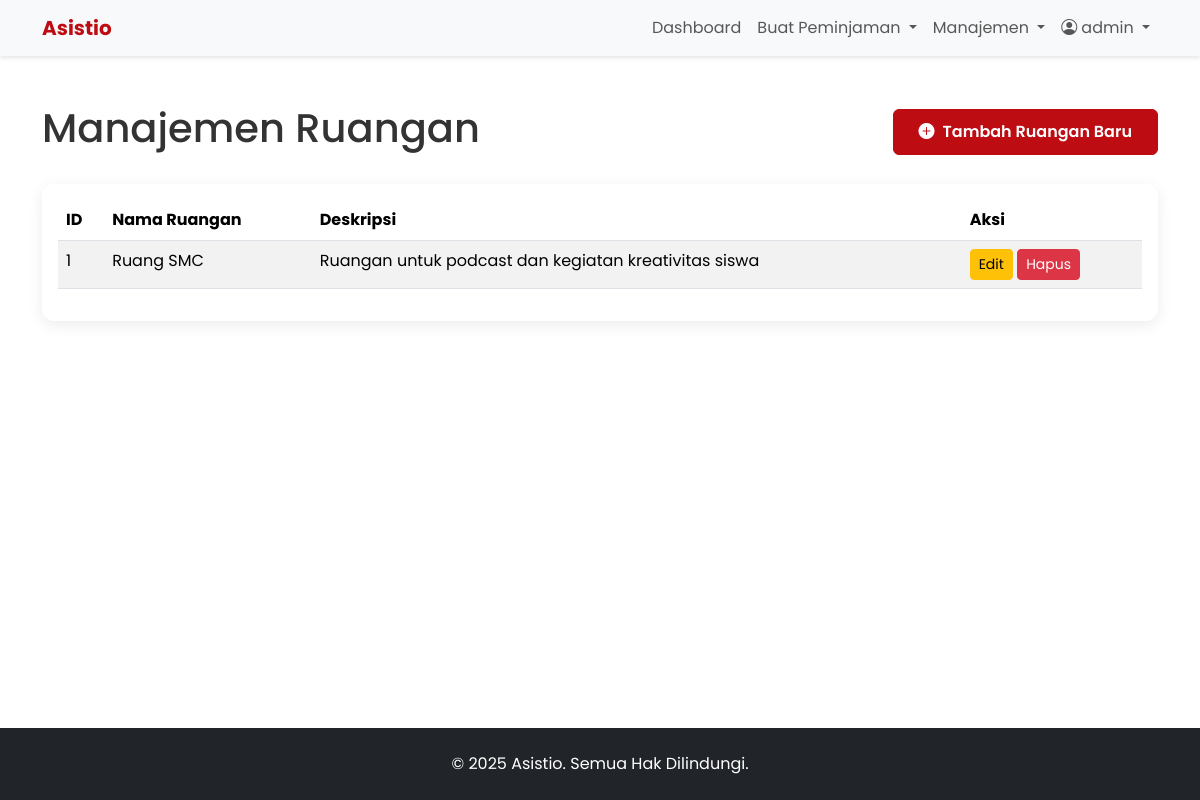
The app's page /ruangan (signed in) with its own data.
### models.py (models this page shows)
class User(db.Model, UserMixin):
    id = db.Column(db.Integer, primary_key=True)
    nama = db.Column(db.String(100), nullable=False)
    username = db.Column(db.String(80), unique=True, nullable=False)
    password = db.Column(db.String(200), nullable=False)
    role = db.Column(db.String(20), nullable=False, default='siswa')
    peminjaman = db.relationship('Peminjaman', backref='peminjam', lazy=True)

class Ruangan(db.Model):
    id = db.Column(db.Integer, primary_key=True)
    nama_ruangan = db.Column(db.String(150), nullable=False)
    deskripsi = db.Column(db.Text, nullable=True)

### app.py (the view)
@app.route('/ruangan', methods=['GET', 'POST'])
@login_required
@role_required('guru')
def ruangan():
    if request.method == 'POST':
        ruangan_baru = Ruangan(nama_ruangan=request.form.get('nama_ruangan'), deskripsi=request.form.get('deskripsi'))
        db.session.add(ruangan_baru)
        db.session.commit()
        flash('Ruangan berhasil ditambahkan!', 'success')
        return redirect(url_for('ruangan'))
    return render_template('ruangan.html', list_ruangan=Ruangan.query.all())

### app.py (called while the page is built)
@login_manager.user_loader
def load_user(user_id):
    return db.session.get(User, int(user_id))

def role_required(role):
    def decorator(f):
        @wraps(f)
        def decorated_function(*args, **kwargs):
            if not current_user.is_authenticated or current_user.role != role:
                flash('Anda tidak memiliki izin untuk mengakses halaman ini.', 'danger')
                return redirect(url_for('dashboard'))
            return f(*args, **kwargs)
        return decorated_function
    return decorator

### templates/ruangan.html (shortened to what this page needs)
{% extends 'base.html' %}
{% block content %}
<div class="d-flex justify-content-between align-items-center mb-4">
<h1>Manajemen Ruangan</h1>
<button class="btn btn-primary" data-bs-toggle="modal" data-bs-target="#tambahRuanganModal"><i class="bi bi-plus-circle-fill me-2"></i>Tambah Ruangan Baru</button>
</div>
<div class="card"><div class="card-body">
<table class="table table-striped">
<thead><tr><th>ID</th><th>Nama Ruangan</th><th>Deskripsi</th><th>Aksi</th></tr></thead>
<tbody>
{% for ruangan in list_ruangan %}
<tr>
<td>{{ ruangan.id }}</td><td>{{ ruangan.nama_ruangan }}</td><td>{{ ruangan.deskripsi }}</td>
<td>
<button class="btn btn-warning btn-sm" data-bs-toggle="modal" data-bs-target="#editRuanganModal-{{ ruangan.id }}">Edit</button>
<form action="{{ url_for('hapus_ruangan', id=ruangan.id) }}" method="POST" class="d-inline" onsubmit="return confirm('Yakin ingin menghapus?');"><button type="submit" class="btn btn-danger btn-sm">Hapus</button></form>
</td>
</tr>
{% endfor %}
</tbody></table>
</div></div>
{% endblock %}

### templates/base.html (shortened to what this page needs)
<!doctype html>
<html lang="id">
<head>
    <link href="https://cdn.jsdelivr.net/npm/bootstrap@5.3.2/dist/css/bootstrap.min.css" rel="stylesheet">
    <link rel="stylesheet" href="{{ url_for('static', filename='css/style.css') }}">
    <link rel="stylesheet" href="https://cdn.jsdelivr.net/npm/bootstrap-icons@1.11.1/font/bootstrap-icons.css">
</head>
<body class="d-flex flex-column min-vh-100">
    <nav class="navbar navbar-expand-lg bg-body-tertiary sticky-top">
        <div class="container">
            <a class="navbar-brand" href="{{ url_for('index') }}">Asistio</a>
            <div class="collapse navbar-collapse" id="navbarNav">
                <ul class="navbar-nav ms-auto align-items-center">
                    {% if current_user.is_authenticated %}
                        <li class="nav-item"><a class="nav-link" href="{{ url_for('dashboard') }}">Dashboard</a></li>
                        <li class="nav-item dropdown">
                            <a class="nav-link dropdown-toggle" href="#" role="button" data-bs-toggle="dropdown" aria-expanded="false">
                                Buat Peminjaman
                            </a>
                        </li>
                        {% if current_user.role == 'guru' %}
                        <li class="nav-item dropdown">
                            <a class="nav-link dropdown-toggle" href="#" role="button" data-bs-toggle="dropdown" aria-expanded="false">
                                Manajemen
                            </a>
                        </li>
                        {% endif %}
                        <li class="nav-item dropdown">
                            <a class="nav-link dropdown-toggle" href="#" role="button" data-bs-toggle="dropdown" aria-expanded="false">
                                <i class="bi bi-person-circle me-1"></i>{{ current_user.nama }}
                            </a>
                        </li>
                    {% else %}
                        <li class="nav-item"><a class="nav-link" href="{{ url_for('login') }}">Login</a></li>
                        <li class="nav-item"><a class="btn btn-primary ms-2" href="{{ url_for('register') }}">Register</a></li>
                    {% endif %}
                </ul>
            </div>
        </div>
    </nav>
    <main class="container my-5">
        {% block content %}{% endblock %}
    </main>
    <footer class="bg-dark text-white text-center p-4 mt-auto">
        <p class="mb-0">&copy; 2025 Asistio. Semua Hak Dilindungi.</p>
    </footer>
</body>
</html>

### static/css/style.css (style rules this page uses)
:root { --primary-red: #BD0C12; --dark-color: #1a1a1a; --light-color: #FFFFFF; --grey-color: #f8f9fa; --text-color: #333; }
body { font-family: 'Poppins', sans-serif; color: var(--text-color); background-color: var(--light-color); }
.navbar { box-shadow: 0 2px 4px rgba(0,0,0,.1); }
.navbar-brand { font-weight: 700; color: var(--primary-red) !important; }
.btn-primary { background-color: var(--primary-red); border-color: var(--primary-red); font-weight: 600; padding: 10px 25px; transition: all 0.3s ease; }
.card { border: none; box-shadow: 0 4px 15px rgba(0,0,0,.08); border-radius: 12px; }

### records on screen
User: nama "admin"
Ruangan: id "1", nama_ruangan "Ruang SMC", deskripsi "Ruangan untuk podcast dan kegiatan kreativitas siswa"
